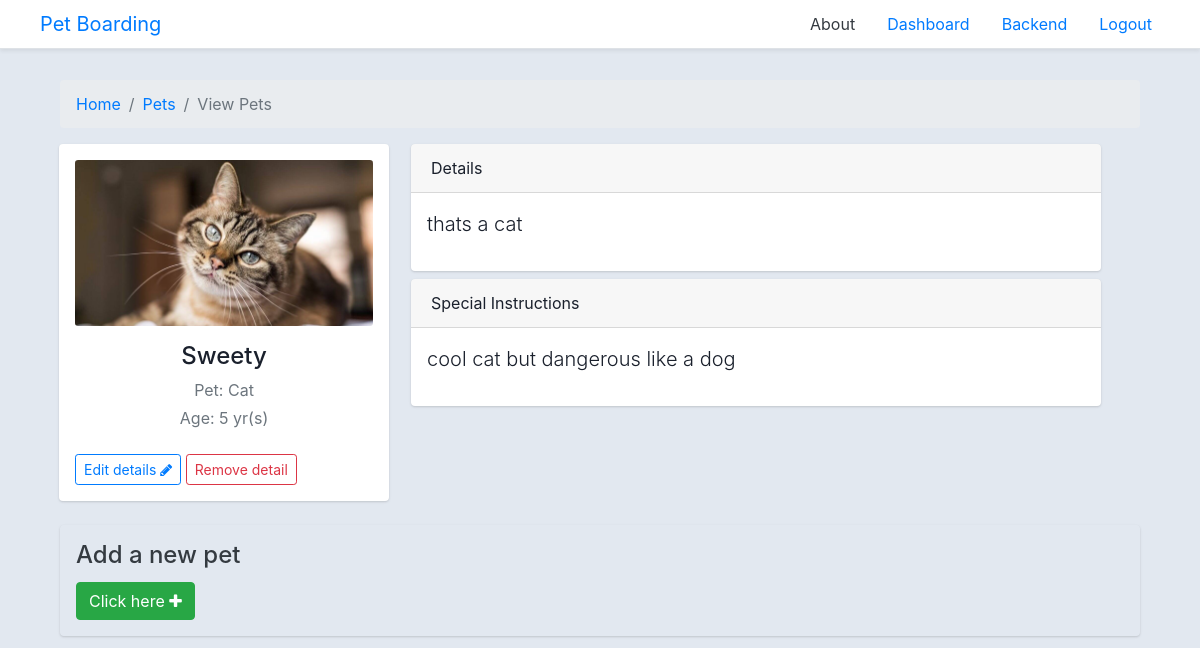
The page /pets/view (signed in) on the database as committed earlier.
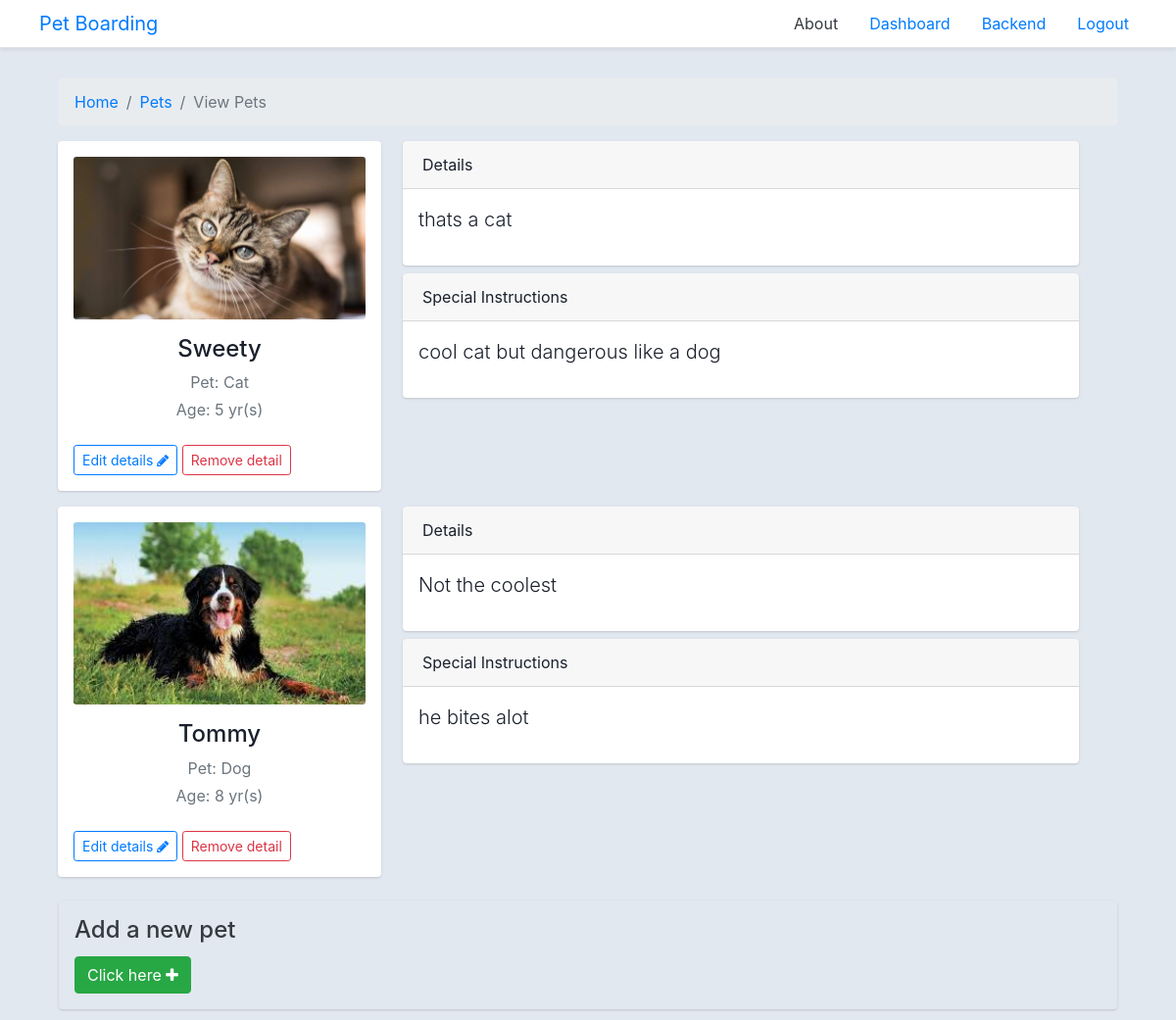
The same page on the database as committed later.
### app/models.py (models this page shows, shortened)
class Pet(models.Model):
    PET_CHOICES = (
            ('Dog','Dog'),
            ('Cat','Cat'),
            ('Fish','Fish'),
            ('Turtle','Turtle'),
            ('Horse','Horse'),
 )
    user = models.ForeignKey(User, on_delete=models.CASCADE)
    name = models.CharField(max_length = 100)
    pettype = models.CharField( max_length = 100, choices = PET_CHOICES)
    photo = models.ImageField(upload_to = 'pets' )
    age = models.PositiveIntegerField()
    description = models.TextField()
    specialinstruction = models.TextField()

### app/views.py (the view)
# urls.py: path('pets/view',views.view_pets,name='view_pets'),
@login_required
def view_pets(request):
    try:
        pets = Pet.objects.filter(user=request.user)
        ctx = {'title':'view pets', 'pets':pets}
        return render(request, 'pets/view_pets.html',context=ctx)
    except Exception as e:
        print(e)
        messages.error(request,'You have no pets')
        return redirect('add_pets')

### templates/pets/view_pets.html (shortened to what this page needs)
{% extends 'layout/base.html' %}
{% load static %}
{% load crispy_forms_tags %}
{% block content %}
<div class="container">
    <div class="main-body">
        <nav aria-label="breadcrumb" class="main-breadcrumb">
            <ol class="breadcrumb">
                <li class="breadcrumb-item"><a href="{% url 'home' %}">Home</a></li>
                <li class="breadcrumb-item"><a href="{% url 'view_pets' %}">Pets</a></li>
                <li class="breadcrumb-item active" aria-current="page">View Pets</li>
            </ol>
        </nav>
        <div class="row gutters-sm">
            {% for pet in pets %}
            <div class="col-12 mb-3">
                <div class="container-fluid gutters-sm ">
                    <div class="row">
                        <div class="col-4 gutters-sm">
                            <div class="card">
                                <div class="card-body">
                                    <div class="d-flex flex-column align-items-center text-center">
                                        <img src="{{pet.photo.url}}" alt="Admin" class="rounded-sm card-img-top" width="150">
                                        <div class="mt-3">
                                            <h4>{{pet.name}}</h4>
                                            <p class="text-secondary mb-1">Pet: {{pet.pettype}}</p>
                                            <p class="text-muted font-size-sm">Age: {{pet.age}} yr(s)</p>
                                        </div>
                                    </div>
                                    <div class="mt-2">
                                        <a class="btn btn-outline-primary btn-sm" href="{% url 'edit_pets' pet.pk %}">Edit details <i class="fa fa-pencil" aria-hidden="true"></i></a>
                                        <a class="btn btn-outline-danger btn-sm" href="{% url 'delete_pets' pet.pk %}">Remove detail</a>
                                    </div>
                                </div>
                            </div>
                        </div>
                        <div class="col-8">
                            <div class="card">
                                <div class="card-header">Details</div>
                                <div class="card-body">
                                    <p class="lead">
                                        {{pet.description}}
                                    </p>
                                </div>
                            </div>
                            <div class="card mt-2">
                                <div class="card-header">Special Instructions</div>
                                <div class="card-body">
                                    <p class="lead">
                                        {{pet.specialinstruction}}
                                    </p>
                                </div>
                            </div>
                        </div>
                    </div>
                </div>
            </div>
            {% endfor %}
        </div>
        <div class="row">
            <div class="col-sm-12 my-2">
                <div class="card text-dark bg-transparent shadow-0 border-0">
                    <div class="card-body">
                        <h4 class="card-title">Add a new pet</h4>
                        <a href="{% url 'add_pets' %}" class="btn btn-success">
                            Click here
                            <i class="fa fa-plus" aria-hidden="true"></i>
                        </a>
                    </div>
                </div>
            </div>
        </div>
    </div>
</div>
{% endblock content %}

### templates/layout/base.html (shortened to what this page needs)
<!doctype html>
<html lang="en">
<head>
    <link rel="stylesheet" href="https://cdn.jsdelivr.net/npm/bootstrap@4.6.0/dist/css/bootstrap.min.css">
    <link rel="stylesheet" href="https://maxcdn.bootstrapcdn.com/font-awesome/4.7.0/css/font-awesome.min.css">
</head>
<body>
    {% include 'includes/navigation.html' %}
    {% block content %}{% endblock content %}
</body>

### templates/includes/navigation.html
<div class="d-flex flex-column flex-md-row align-items-center p-1 px-md-4 mb-3 bg-white border-bottom shadow-sm">
  <h5 class="my-0 mr-md-auto font-weight-normal"><a class="nav-link" href="{% url 'home' %}">Pet Boarding</a></h5>
  <nav class="my-2 my-md-0 mr-md-3">
    <a class="p-2 text-dark" href="#">About</a>
  </nav>
  {% if user.is_authenticated  %}
  <nav class="my-2 my-md-0 mr-md-3 ">
    <a class="p-2 text-primary" href="{% url 'dashboard' %}">Dashboard</a>
  </nav>
  {% if user.is_superuser %}
  <nav class="my-2 my-md-0 mr-md-3">
    <a class="p-2 text-primary" href="{% url 'admin:index' %}">Backend</a>
  </nav>
  {% endif %}
  <nav class="my-2 my-md-0 mr-md-3 ">
    <a class="p-2 text-primary" href="{% url 'logout' %}">Logout</a>
  </nav>
  {% else %}
  <nav class="my-2 my-md-0 mr-md-3">
    <a class="p-2 text-dark" href="{% url 'login' %}">Sign Up</a>
  </nav>
  {% endif %}
</div>

### templates/pets/view_pets.html (style rules this page uses)
body { color: #1a202c; text-align: left; background-color: #e2e8f0; }
.main-body { padding: 15px; }
.card { box-shadow: 0 1px 3px 0 rgba(0,0,0,.1), 0 1px 2px 0 rgba(0,0,0,.06); }
.card { position: relative; display: flex; flex-direction: column; min-width: 0; word-wrap: break-word; background-color: #fff; background-clip: border-box; border: 0 solid rgba(0,0,0,.125); border-radius: .25rem; }
.card-body { flex: 1 1 auto; min-height: 1px; padding: 1rem; }
.gutters-sm { margin-right: -8px; margin-left: -8px; }
.gutters-sm>.col, .gutters-sm>[class*=col-] { padding-right: 8px; padding-left: 8px; }
.mb-3, .my-3 { margin-bottom: 1rem!important; }

Rows that differ between the two databases and show on the page:
added Pet: photo (picture), name "Tommy", pettype "Dog", age "8", description "Not the coolest", specialinstruction "he bites alot"
